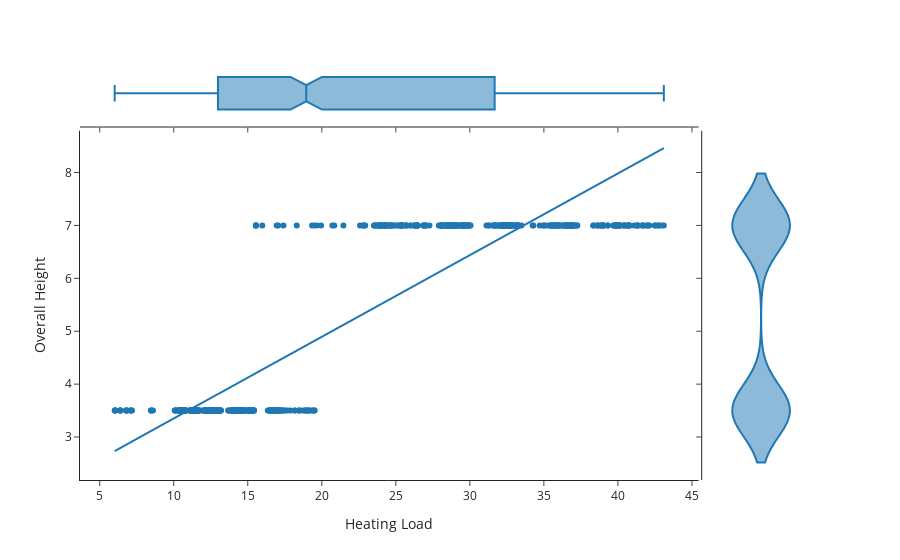

The notebook cell this image was saved under:
### Code cell
import plotly.express as px
yprop = 'Overall Height'
xprop = 'Heating Load'
h= None
px.scatter(data, x=xprop, y=yprop, color=h, marginal_y="violin", marginal_x="box", trendline="ols", template="simple_white")

### Figure 1 — Plotly figure (JSON) as saved in the notebook; plotly's stock layout.template omitted (floating-point values rounded to 4 significant figures; data arrays with more than 128 entries replaced by an {"elided": "..."} marker saying what was removed)
{"data": [{"hovertemplate": "Heating Load=%{x}<br>Overall Height=%{y}<extra></extra>", "legendgroup": "", "marker": {"color": "#1F77B4", "symbol": "circle"}, "mode": "markers", "name": "", "orientation": "v", "showlegend": false, "type": "scatter", "x": {"elided": "768 float values"}, "xaxis": "x", "y": {"elided": "768 float values"}, "yaxis": "y"}, {"alignmentgroup": "True", "hovertemplate": "Heating Load=%{x}<extra></extra>", "legendgroup": "", "marker": {"color": "#1F77B4", "symbol": "circle"}, "name": "", "notched": true, "offsetgroup": "", "showlegend": false, "type": "box", "x": {"elided": "768 float values"}, "xaxis": "x3", "yaxis": "y3"}, {"alignmentgroup": "True", "hovertemplate": "Overall Height=%{y}<extra></extra>", "legendgroup": "", "marker": {"color": "#1F77B4", "symbol": "circle"}, "name": "", "offsetgroup": "", "scalegroup": "y", "showlegend": false, "type": "violin", "xaxis": "x2", "y": {"elided": "768 float values"}, "yaxis": "y2"}, {"hovertemplate": "<b>OLS trendline</b><br>Overall Height = 0.15436 * Heating Load + 1.80667<br>R<sup>2</sup>=0.791087<br><br>Heating Load=%{x}<br>Overall Height=%{y} <b>(trend)</b><extra></extra>", "legendgroup": "", "marker": {"color": "#1F77B4", "symbol": "circle"}, "mode": "lines", "name": "", "showlegend": false, "type": "scatter", "x": {"elided": "768 float values"}, "xaxis": "x", "y": {"elided": "768 float values"}, "yaxis": "y"}], "layout": {"autosize": true, "legend": {"tracegroupgap": 0}, "margin": {"t": 60}, "xaxis": {"anchor": "y", "autorange": true, "domain": [0, 0.8358], "range": [3.588, 45.52], "title": {"text": "Heating Load"}, "type": "linear"}, "xaxis2": {"anchor": "y2", "autorange": true, "domain": [0.8408, 1], "matches": "x2", "range": [-0.5, 0.5], "showline": false, "showticklabels": false, "ticks": "", "type": "category"}, "xaxis3": {"anchor": "y3", "autorange": true, "domain": [0, 0.8358], "matches": "x", "range": [3.588, 45.52], "showticklabels": false, "type": "linear"}, "xaxis4": {"anchor": "y4", "domain": [0.8408, 1], "matches": "x2", "showline": false, "showticklabels": false, "ticks": ""}, "yaxis": {"anchor": "x", "autorange": true, "domain": [0, 0.8316], "range": [2.188, 8.79], "title": {"text": "Overall Height"}, "type": "linear"}, "yaxis2": {"anchor": "x2", "autorange": true, "domain": [0, 0.8316], "matches": "y", "range": [2.188, 8.79], "showticklabels": false, "type": "linear"}, "yaxis3": {"anchor": "x3", "autorange": true, "domain": [0.8416, 1], "matches": "y3", "range": [-0.5, 0.5], "showline": false, "showticklabels": false, "ticks": "", "type": "category"}, "yaxis4": {"anchor": "x4", "domain": [0.8416, 1], "matches": "y3", "showline": false, "showticklabels": false, "ticks": ""}}}
